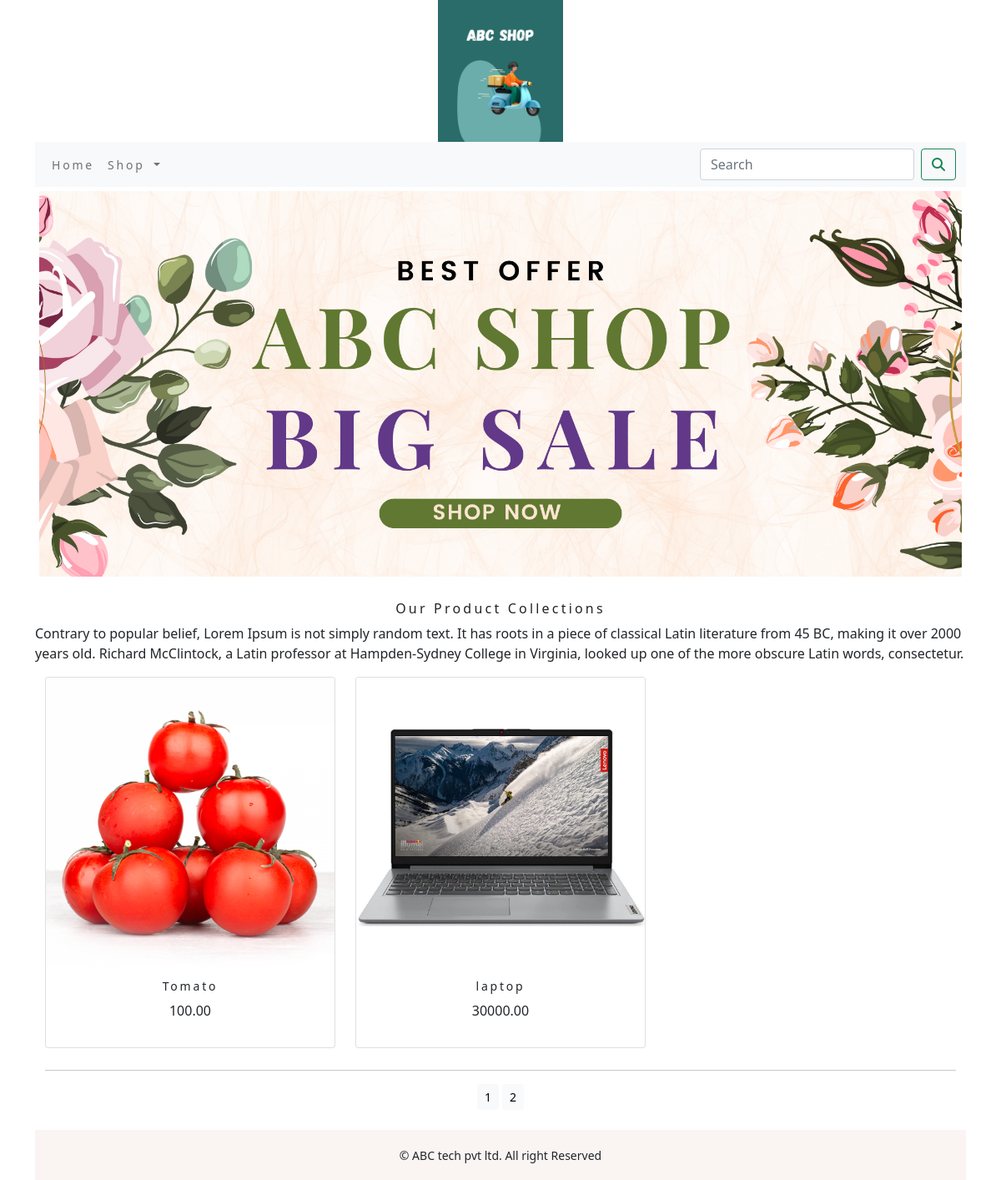
Screenshot of /shop/?page=2 with the database file from the repository.
### ecomshopapp/models.py (models this page shows, shortened)
class Product(models.Model):
    name = models.CharField(max_length=250, unique=True)
    slug = models.SlugField(max_length=250, unique=True)
    description = models.TextField(blank=True)
    price = models.DecimalField(max_digits=10, decimal_places=2)
    category = models.ForeignKey(Category, on_delete=models.CASCADE)
    image = models.ImageField(upload_to='product', blank=True)
    stock = models.IntegerField()
    available = models.BooleanField(default=True)
    created = models.DateTimeField(auto_now_add=True)
    updated = models.DateTimeField(auto_now=True)
    def get_url(self):
        return reverse('ecomshopapp:prodCatdetail',args=[self.category.slug,self.slug])
    class Meta:
        ordering = ('name',)
        verbose_name = 'product'
        verbose_name_plural = 'products'

### ecomshopapp/views.py (the view)
# urls.py: path('', views.allProdCat, name='allProdCat'),
def allProdCat(request, c_slug=None):
    c_page = None
    products_list = None
    if c_slug is not None:
        c_page = get_object_or_404(Category, slug=c_slug)
        products_list = Product.objects.all().filter(category=c_page, available=True)
    else:
        products_list = Product.objects.all().filter(available=True)
    paginator = Paginator(products_list, 6)
    try:
        page = int(request.GET.get('page', '1'))
    except:
        page = 1
    try:
        products = paginator.page(page)
    except (EmptyPage, InvalidPage):
        products = paginator.page(paginator.num_pages)
    return render(request, "category.html", {'category': c_page, 'products': products})

### cart/context_processors.py (called while the page is built)
def counter(request):
    item_count=0
    if 'admin' in request.path:
        return {}
    else:
        try:
            cart=Cart.objects.filter(cart_id=_cart_id(request))
            car_items=CartItem.objects.all().filter(cart=cart[:1])
            for cart_item in car_items:
                item_count += cart_item.quantity
        except Cart.DoesNotExist:
            item_count=0
    return dict(item_count=item_count)

### cart/views.py (called while the page is built)
def _cart_id(request):
    cart = request.session.session_key
    if not cart:
        cart = request.session.create()
    return cart

### ecomshopapp/context_processors.py (called while the page is built)
def menu_links(request):
    links = Category.objects.all()
    return dict(links=links)

### ecomshopapp/models.py (called while the page is built)
    def get_url(self):
        return reverse('ecomshopapp:products_by_category', args=[self.slug])

### templates/category.html (shortened to what this page needs)
{% extends 'base.html' %}
{% load static %}
{% block content%}
    <div class="mx_auto">
        {% if category %}
            <img class="my_image" src="{{category.image.url}}" alt="{{category.name}}">
    </div><br>
    <div>
         <h1 class="text-center my_title">{{category.name}}</h1>
         <p class="justify">{{category.description}}</p>
    </div>
        {% else %}
            <div>
                <img class="my_image my_image_padding" src="{% static 'img/banner.png' %}" alt="Our Products" width="1330px">
            </div><br>
            <div>
                <h1 class="text-center my_title">Our Product Collections</h1>
                <p class="justify">Contrary to popular belief, Lorem Ipsum is not simply random text. It has roots in a piece of classical Latin literature from 45 BC, making it over 2000 years old. Richard McClintock, a Latin professor at Hampden-Sydney College in Virginia, looked up one of the more obscure Latin words, consectetur.</p>
            </div>
        {% endif %}
    <div class="container">
        <div class="row mx_auto">
            {% for product in products.object_list %}
            <div class="my_bottom_margin col-9 col-sm-12 col-md-4 col-md-4">
                <div class="card text-center" style="min-width:18rem;">
                    <a href="{{product.get_url}}"><img class="card-img-top my_image" src="{{product.image.url}}" alt="{{peoduct.name}}"></a>
                <div class="card-body">
                    <h4>{{product.name}}</h4>
                    <p>{{product.price}}</p>
                </div>
                </div>
            </div>
            {% endfor %}
        </div>
        <div class="mx_auto">
            {% if products.paginator.num_pages > 1 %}
            <hr>
            <div class="text-center">
                {% for pg in products.paginator.page_range %}
                    <a href="?page={{pg}}" class="btn btn-light btn-sm {% if products.number == pg %} active {% endif %}">{{pg}}</a>
                {% endfor %}
            </div>
           {% endif %}
        </div>
        <br>
    </div>
{% endblock %}

### static/css/custom.css (style rules this page uses)
.my_image { width : 100%; height : auto; }
.my_title { font-size : 16px; text_transform : uppercase; letter-spacing : .2em; }
.my_image_padding { padding : 5px; }
.my_bottom_margin { margin-bottom : 10px; }
.card-body h4 { font-size : 14px; text_transform : uppercase; letter-spacing : .2em; }

### rows the page displays
Product: image (picture), name "Tomato", price "100.00"
Product: image (picture), name "laptop", price "30000.00"

### other values shown
{{ pg }} "1" "2"
